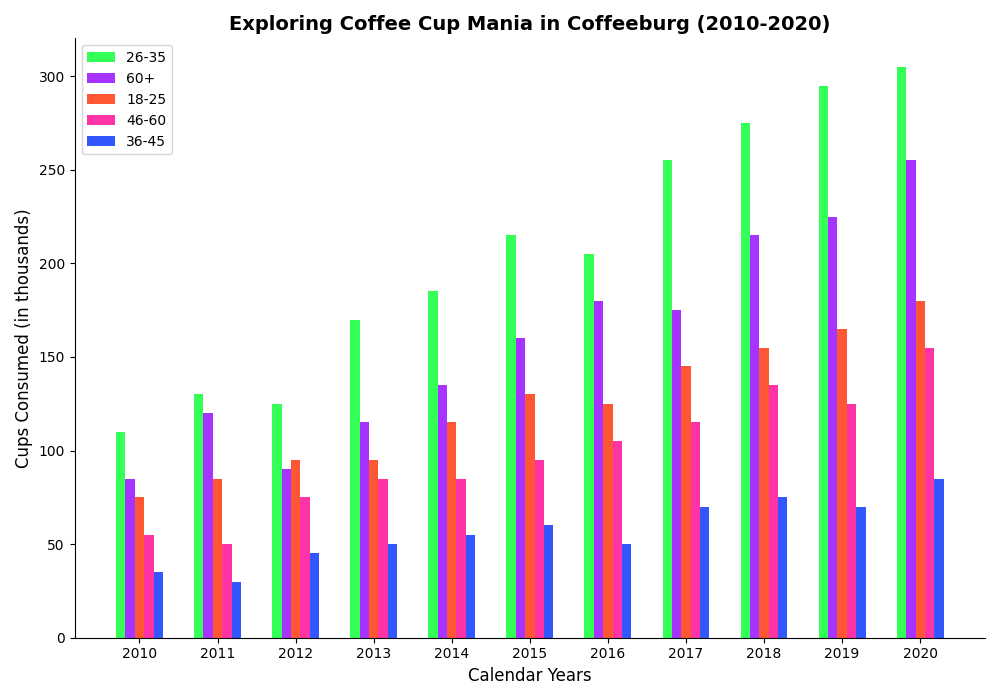

Write Python code to recreate this figure.
import matplotlib.pyplot as plt
import numpy as np

years = np.arange(2010, 2021)
age_groups = ['26-35', '60+', '18-25', '46-60', '36-45']  # Altered group labels
consumption = np.array([
    [110, 130, 125, 170, 185, 215, 205, 255, 275, 295, 305],
    [85, 120, 90, 115, 135, 160, 180, 175, 215, 225, 255],
    [75, 85, 95, 95, 115, 130, 125, 145, 155, 165, 180],
    [55, 50, 75, 85, 85, 95, 105, 115, 135, 125, 155],
    [35, 30, 45, 50, 55, 60, 50, 70, 75, 70, 85]
])

# New color set
new_colors = ['#33FF57', '#A633FF', '#FF5733', '#FF33A6', '#3357FF']  # Aligned with new group order

fig, ax = plt.subplots(figsize=(10, 7))

bar_width = 0.12
indices = np.arange(len(years))

for i, age_group in enumerate(age_groups):
    ax.bar(
        indices + i * bar_width,
        consumption[i],
        width=bar_width,
        color=new_colors[i],
        label=age_group
    )

ax.set_title('Exploring Coffee Cup Mania in Coffeeburg (2010-2020)', fontsize=14, weight='bold')  # Altered title
ax.set_xlabel('Calendar Years', fontsize=12)  # Altered x-axis label
ax.set_ylabel('Cups Consumed (in thousands)', fontsize=12)  # Altered y-axis label
ax.set_xticks(indices + bar_width * (len(age_groups) - 1) / 2)
ax.set_xticklabels(years)

ax.legend(loc='best', fontsize=10)
ax.spines['top'].set_visible(False)
ax.spines['right'].set_visible(False)

plt.tight_layout()
plt.show()
